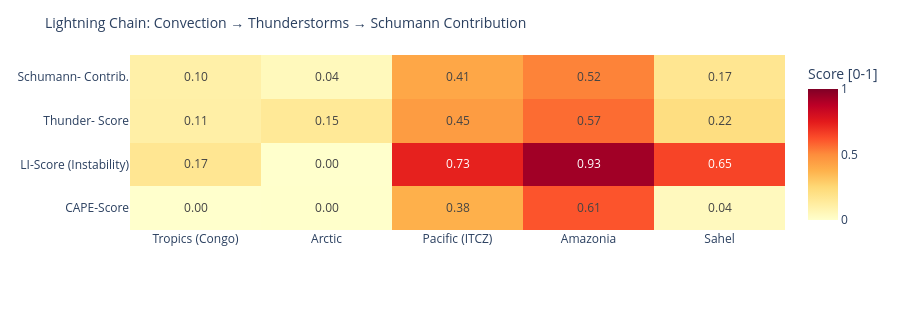

Source (notebook cell):
### Code cell
# ============================================================
# LIGHTNING CHAIN: Convection → Thunderstorms → Schumann
# Shows the causal chain per measurement point as heatmap
# ============================================================

def cape_score(v):
    """CAPE → normalized score [0,1]"""
    if v is None or pd.isna(v): return 0.0
    return min(1.0, float(v) / 3000)

def li_score(v):
    """Lifted Index: negative = unstable → score [0,1]"""
    if v is None or pd.isna(v): return 0.3
    return min(1.0, max(0.0, (-float(v) + 6) / 12))

def cloud_score(v):
    if v is None or pd.isna(v): return 0.3
    return float(v) / 100

def thunder_score(row):
    """Kombinierter Gewitterwahrscheinlichkeits-Score
    CAPE + LI + Bedeckung + WMO-Gewitter + konvektiver Niederschlag (showers)
    Hinweis: X-Ray und Kp sind kein Bestandteil – nur geomagn./solarer Kontext.
    """
    cs = cape_score(row.get('cape'))
    ls = li_score(row.get('li'))
    cl = cloud_score(row.get('cloud'))
    t  = 1.0 if row.get('thunderstorm') else 0.0
    # Convective precipitation (showers) as additional indicator
    sh = min(1.0, (row.get('showers') or 0) / 5.0)
    return round(cs * 0.30 + ls * 0.25 + cl * 0.15 + t * 0.20 + sh * 0.10, 3)

def schumann_contribution(t_score, lat):
    """Schumann contribution: higher in tropics (±30°), scaled by thunderstorm score"""
    lat_weight = max(0.3, 1.0 - abs(lat) / 60)
    return round(t_score * lat_weight, 3)

df_atm['cape_score']   = df_atm.apply(lambda r: cape_score(r['cape']), axis=1)
df_atm['li_score']     = df_atm.apply(lambda r: li_score(r['li']),    axis=1)
df_atm['thunder_score']= df_atm.apply(lambda r: thunder_score(r.to_dict()), axis=1)
df_atm['schumann_contribution'] = df_atm.apply(
    lambda r: schumann_contribution(r['thunder_score'], r['lat']), axis=1)

metrics = ['cape_score', 'li_score', 'thunder_score', 'schumann_contribution']
labels  = ['CAPE-Score', 'LI-Score\n(Instability)', 'Thunder-\nScore', 'Schumann-\nContrib.']
z_data  = [df_atm[m].tolist() for m in metrics]

fig = go.Figure(go.Heatmap(
    z=z_data,
    x=df_atm['point'].tolist(),
    y=labels,
    colorscale='YlOrRd',
    zmin=0, zmax=1,
    text=[[f'{v:.2f}' for v in row] for row in z_data],
    texttemplate='%{text}', textfont=dict(size=12),
    colorbar=dict(title='Score [0-1]')
))
fig.update_layout(
    title=dict(text='Lightning Chain: Convection → Thunderstorms → Schumann Contribution', font=dict(size=14)),
    height=310,
    plot_bgcolor='rgba(0,0,0,0)', paper_bgcolor='rgba(0,0,0,0)',
    margin=dict(l=130, r=80, t=55, b=80)
)
fig.show()

### Figure 1 — Plotly figure (JSON) as saved in the notebook; plotly's stock layout.template omitted (floating-point values rounded to 4 significant figures)
{"data": [{"colorbar": {"title": {"text": "Score [0-1]"}}, "colorscale": [[0.0, "rgb(255,255,204)"], [0.125, "rgb(255,237,160)"], [0.25, "rgb(254,217,118)"], [0.375, "rgb(254,178,76)"], [0.5, "rgb(253,141,60)"], [0.625, "rgb(252,78,42)"], [0.75, "rgb(227,26,28)"], [0.875, "rgb(189,0,38)"], [1.0, "rgb(128,0,38)"]], "text": [["0.00", "0.00", "0.38", "0.61", "0.04"], ["0.17", "0.00", "0.73", "0.93", "0.65"], ["0.11", "0.15", "0.45", "0.57", "0.22"], ["0.10", "0.04", "0.41", "0.52", "0.17"]], "textfont": {"size": 12}, "texttemplate": "%{text}", "type": "heatmap", "x": ["Tropics (Congo)", "Arctic", "Pacific (ITCZ)", "Amazonia", "Sahel"], "y": ["CAPE-Score", "LI-Score\n(Instability)", "Thunder-\nScore", "Schumann-\nContrib."], "z": [[0.0, 0.003333, 0.3833, 0.6133, 0.04], [0.1667, 0.0, 0.7333, 0.9333, 0.65], [0.109, 0.151, 0.45, 0.566, 0.218], [0.102, 0.045, 0.412, 0.519, 0.171]], "zmax": 1, "zmin": 0}], "layout": {"height": 310, "margin": {"b": 80, "l": 130, "r": 80, "t": 55}, "paper_bgcolor": "rgba(0,0,0,0)", "plot_bgcolor": "rgba(0,0,0,0)", "title": {"font": {"size": 14}, "text": "Lightning Chain: Convection → Thunderstorms → Schumann Contribution"}}}
